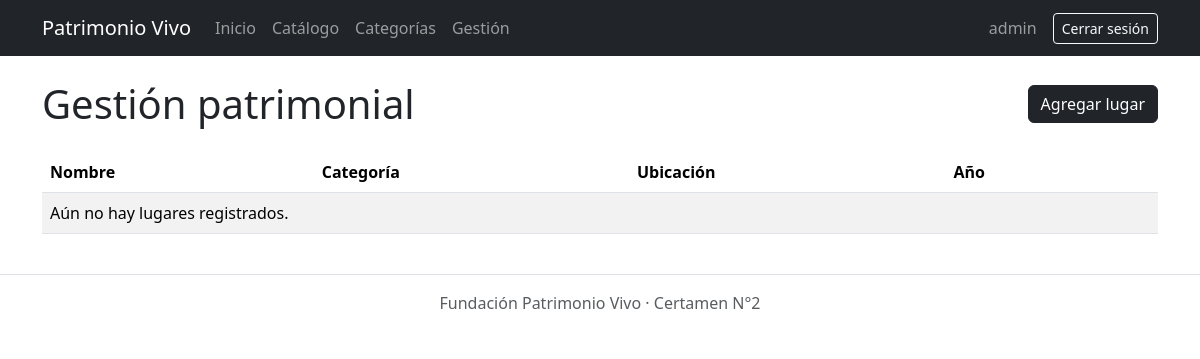
The app's page /gestion/ (signed in), older data.
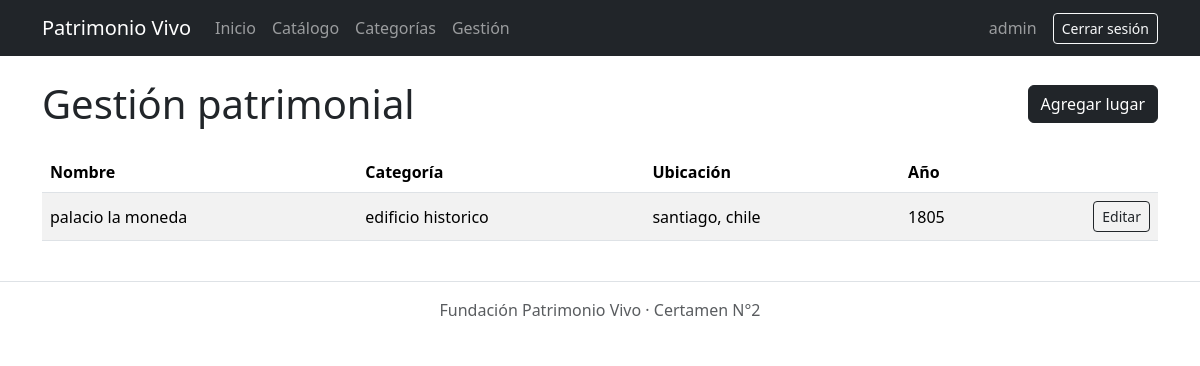
The same page, newer data.
### core/models.py (models this page shows, shortened)
class LugarPatrimonial(models.Model):
    id = models.BigAutoField(primary_key=True)
    nombre = models.CharField(max_length=150)
    descripcion = models.TextField()
    ubicacion = models.CharField(max_length=200)
    anio_construccion = models.PositiveIntegerField()
    imagen = models.URLField(blank=True)
    categoria = models.ForeignKey(
        Categoria, on_delete=models.PROTECT, related_name='lugares'
    )

class Categoria(models.Model):
    id = models.BigAutoField(primary_key=True)
    nombre = models.CharField(max_length=100)
    descripcion = models.TextField(blank=True)

### core/views.py (the view)
# urls.py: path('gestion/', views.gestion, name='gestion'),
@login_required
def gestion(request):
    lugares = LugarPatrimonial.objects.select_related('categoria').order_by('nombre')
    return render(request, 'core/gestion.html', {'lugares': lugares})

### core/templates/core/gestion.html (shortened to what this page needs)
{% extends 'core/base.html' %}
{% block content %}
    <div class="d-flex justify-content-between align-items-center mb-4">
        <h1 class="mb-0">Gestión patrimonial</h1>
        {% if perms.core.add_lugarpatrimonial %}
            <a href="{% url 'lugar_crear' %}" class="btn btn-dark">Agregar lugar</a>
        {% endif %}
    </div>
    <table class="table table-striped align-middle">
        <thead>
            <tr>
                <th>Nombre</th>
                <th>Categoría</th>
                <th>Ubicación</th>
                <th>Año</th>
                <th></th>
            </tr>
        </thead>
        <tbody>
            {% for lugar in lugares %}
                <tr>
                    <td>{{ lugar.nombre }}</td>
                    <td>{{ lugar.categoria.nombre }}</td>
                    <td>{{ lugar.ubicacion }}</td>
                    <td>{{ lugar.anio_construccion }}</td>
                    <td class="text-end">
                        {% if perms.core.change_lugarpatrimonial %}
                            <a href="{% url 'lugar_editar' lugar.pk %}" class="btn btn-outline-dark btn-sm">Editar</a>
                        {% endif %}
                    </td>
                </tr>
            {% empty %}
                <tr><td colspan="5">Aún no hay lugares registrados.</td></tr>
            {% endfor %}
        </tbody>
    </table>
{% endblock %}

Row changes from the older to the newer data that the page shows:
added LugarPatrimonial: nombre "palacio la moneda", categoria.nombre "edificio historico", ubicacion "santiago, chile", anio_construccion "1805"
Text that changed along with them:
text no longer shown: "Aún no hay lugares registrados."
